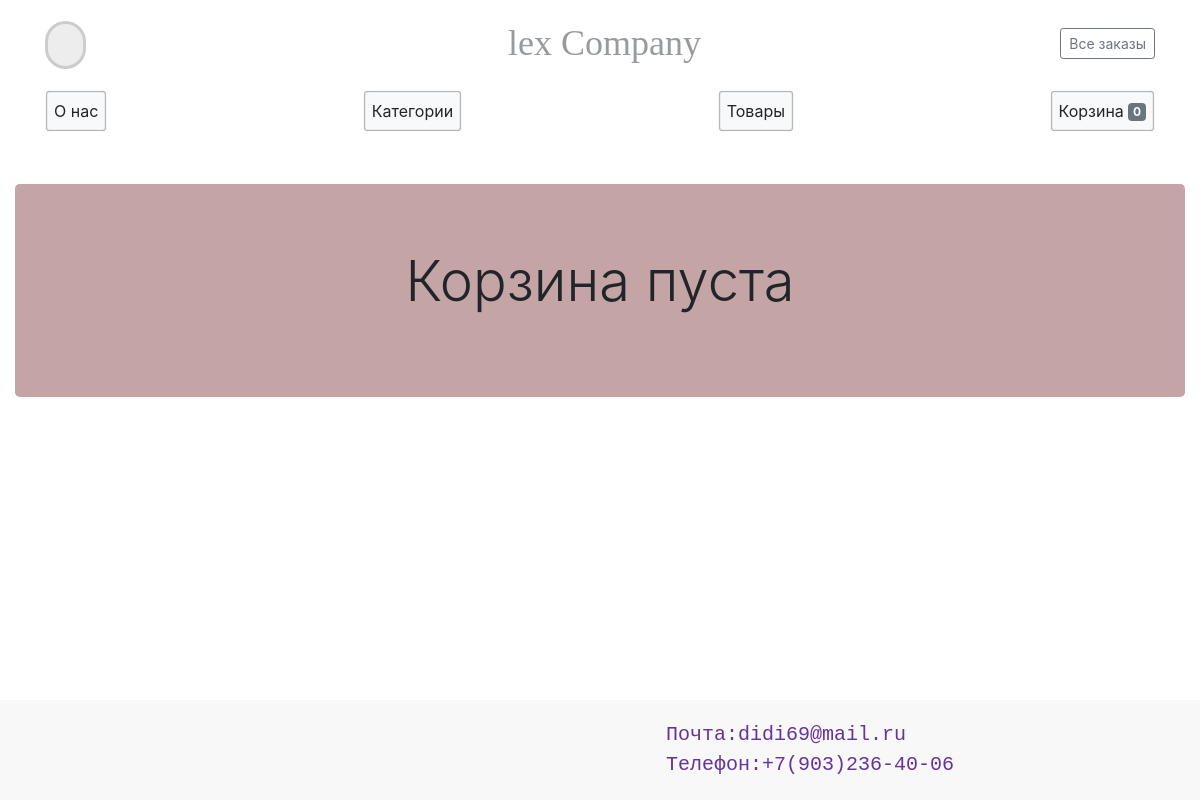
Page /products/carts/ (signed in) on the earlier database version.
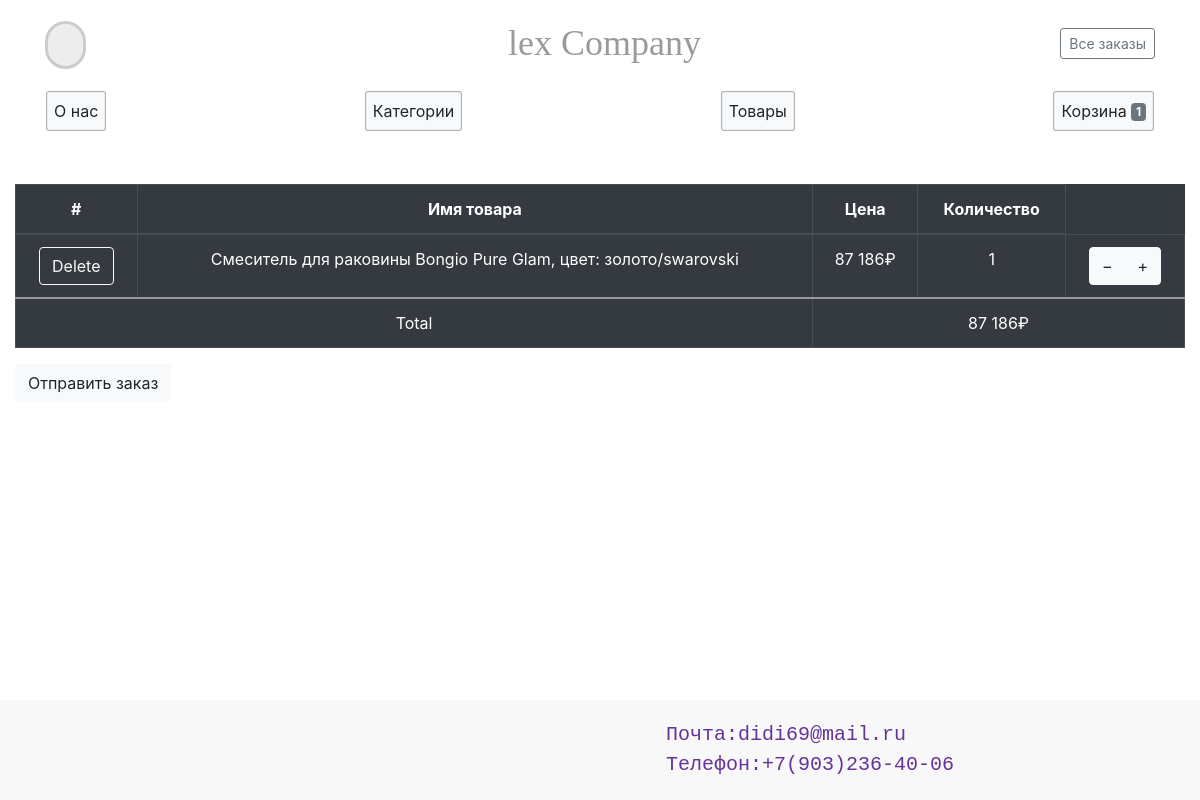
Same page on the later database version.
### products/models.py (models this page shows)
class Product(models.Model):
    category = models.ForeignKey(Category, related_name='products', on_delete=models.CASCADE, blank=True, null=True)
    name = models.CharField(max_length=200, db_index=True, null=True, default='default')
    slug = models.SlugField(max_length=200, db_index=True, unique=True, null=True, default='default')
    image = models.ImageField(upload_to='img', null=True, verbose_name=u'Изображение')
    country = models.CharField(max_length=200, blank=True, null=True)
    price = models.PositiveIntegerField(null=True)
    stock = models.PositiveIntegerField(null=True)
    available = models.BooleanField(default=True, null=True)
    created = models.DateTimeField(auto_now_add=True, null=True)
    updated = models.DateTimeField(auto_now=True, null=True)
    price_multiplier = models.PositiveIntegerField(null=True, default=0)
    class Meta:
        ordering = ('name',)
        index_together = (('id', 'slug'),)
        unique_together = ('name', 'slug')
    def __str__(self):
        return self.name

class Quantity(models.Model):
    product = models.ForeignKey(Product, on_delete=models.CASCADE, blank=True, null=True)
    user = models.ForeignKey(User, blank=True, null=True, on_delete=models.CASCADE)
    quantity = models.IntegerField(default=1, null=True)
    def __str__(self):
        return '{} - {}'.format(self.user.username, self.quantity)

### carts/views.py (the view)
# urls.py: path('products/carts/', view, name='cart'),
@login_required
def view(request):
	try:
		a = Cart.objects.get_or_create(user=request.user)
		cart = Cart.objects.filter(user=request.user).last()
		item = cart.products.all()
		all_price = 0
		for i in item:
			all_price += Quantity.objects.filter(user=request.user, product=i).last().quantity
		lol = int(cart.total)
		list_q = []
		for i in item:
			q = Quantity.objects.filter(user=request.user, product=i).last()
			print(q)
			list_q.append(q)
		q = Quantity.objects.filter(user=request.user)
	except:
		item = None
		all_price = 0
		if not request.user.is_anonymous:
			cart = Cart.objects.filter(user=request.user).last()
			item = cart.products.all()
			all_price = 0
			for i in item:
				all_price += Quantity.objects.filter(user=request.user, product=i).last().quantity
			lol = int(cart.total)
			q = Quantity.objects.filter(user=request.user)
			list_q = []
			for i in item:
				q = Quantity.objects.filter(user=request.user, product=i).last()
				print(q)
				list_q.append(q)
		else:
			cart = None
			all_price = 0
			i = None
			lol = None
			list_q = []
	return render(request, 'carts/view.html', {'cart': cart.products.all(), 'item_total': lol, 'total': cart.products.all().count(), 'q': list_q})

### carts/templates/carts/view.html (shortened to what this page needs)
{% extends 'shopway/base.html' %}
{% block content %}
{% if user.is_authenticated %}
	<div class="d-cont">
		{% if cart %}
		<table class="table table-bordered table-dark">
			  <thead>
			    <tr>
			      <th class="text-center" scope="col">#</th>
			      <th class="text-center" scope="col">Имя товара</th>
			      <th class="text-center" scope="col">Цена</th>
			      <th class="text-center" scope="col">Количество</th>
			    </tr>
			  </thead>
			{% for item in cart %}
			  <tbody>
			    <tr>
			      <th class="text-center" scope="row"><a class="btn btn-outline-light" href="{% url 'remove_cart' item.slug %}">Delete</a></th>
			      <td class="text-center">{{item}}</td>
				  <td class="text-center" id="price">{{item.price}}</td>
				  <td class="text-center">
				  {% for i in q %}
					{% if i.product == item %}
						{{i.quantity}}
					{% endif%}
				  {% endfor %}</td>
			      <td class="text-center">
					<form method="post" action="{% url 'click_value' item.slug %}">
						<div class="btn-group text-uppercase">
							<input type="submit" value="−" class="btn btn-light" name="_down">
							<input type="submit" value="+" class="btn btn-light" name="_up">
						</div>
					</form>
			      </td>
			    </tr>
			  </tbody>
			 {% endfor %}
			 <tr>
		      <td class="text-center" colspan="2">Total</td>
		      <td id="price" colspan="3" class="text-center">{{item_total}}</td>
		    </tr>
			</table>
			<form action="{% url 'send_order' %}" method="POST">
				<input type="submit" value="Отправить заказ" class="btn btn-light mb-3" name="submit_btn">
			</form>
		{% else %}
			<div class="jumbotron bg-red">
				<div class="display-4 text-center">Корзина пуста</div>
			</div>
		{% endif %}
	</div>
{% else %}
<div class="container">
	<div class="jumbotron bg-red">
			<div class="display-4 text-center">Вы не зарегестрированны!</div>
	</div>
</div>
{% endif %}
{% endblock %}

Differences in the rows shown:
now on this page (row unchanged): Product: name "Смеситель для раковины Bongio Pure Glam, цвет: золото/swarovski", price "87 186₽"
added Quantity: quantity "1"
Other differences:
{{ total }}: "0" → "1"
{{ item_total }}: (not shown) → "87 186₽"
form field submit_btn: (not shown) → "Отправить заказ"
text no longer shown: "Корзина пуста"
text now shown: "# Имя товара Цена Количество Total"
